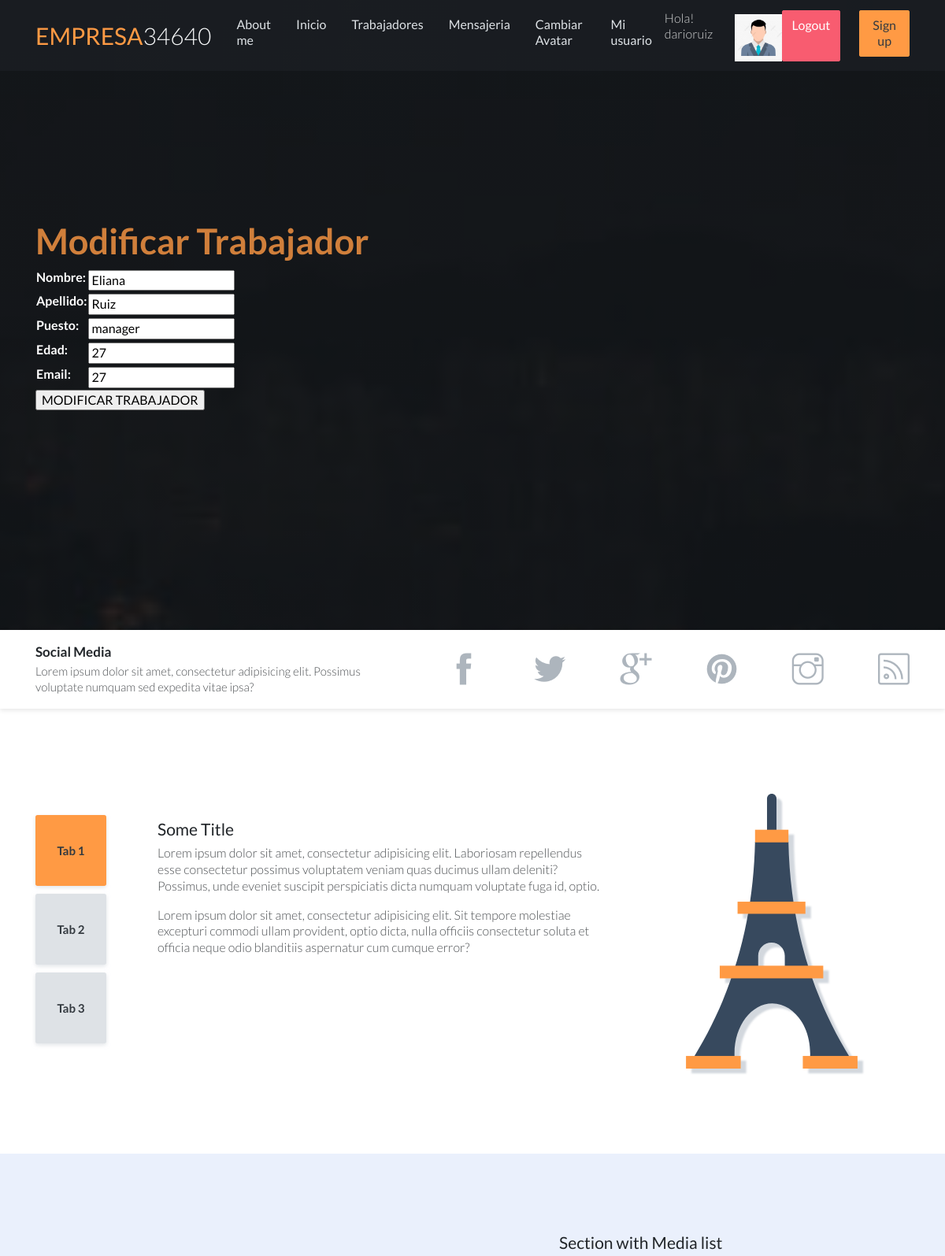
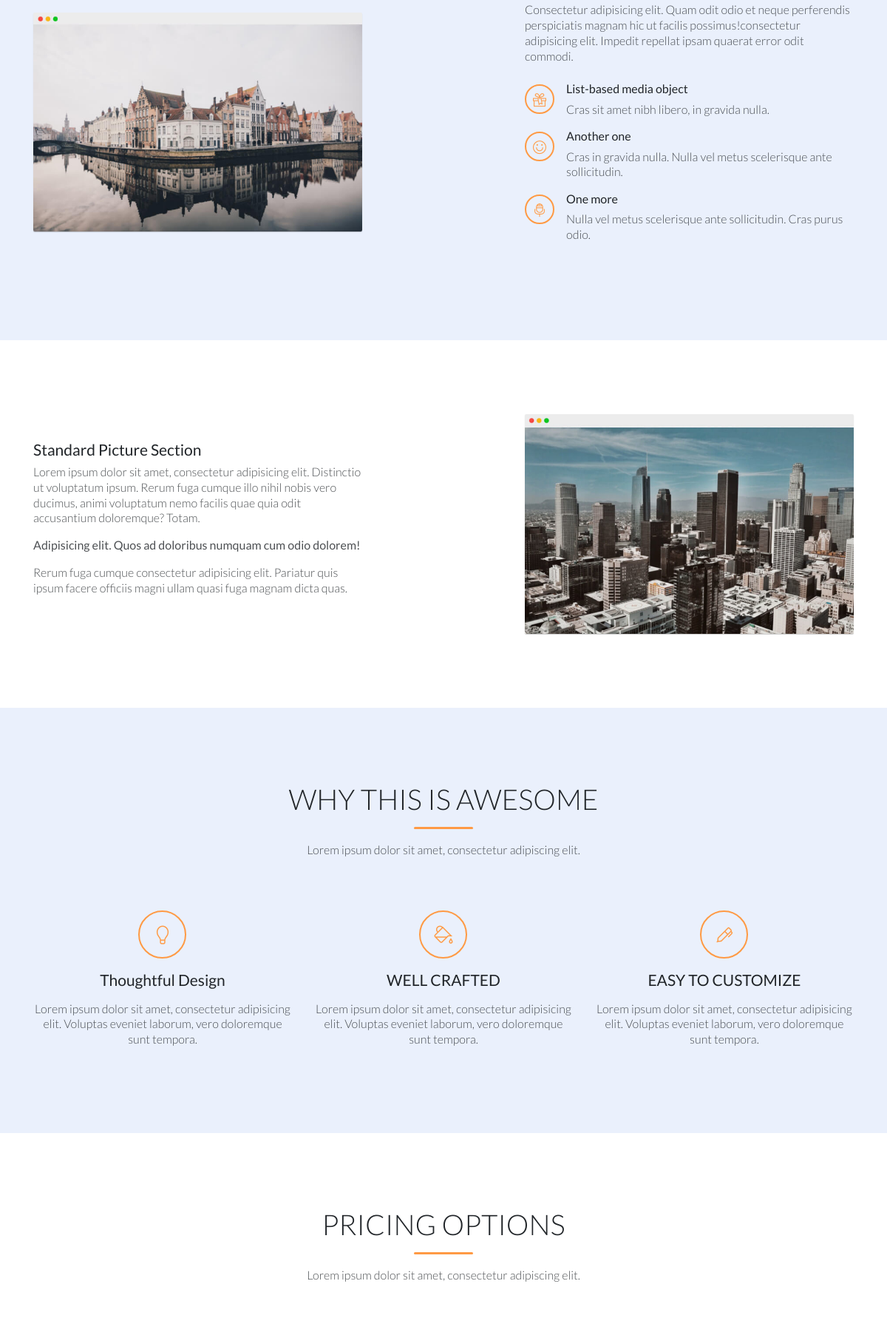
/ApkFinal1/Trabajadoredit/3 (signed in, upper part), run on the app's committed database (2 pictures, top to bottom).
### ApkFinal1/models.py (models this page shows, shortened)
class Trabajador(models.Model):
    nombre = models.CharField(max_length=50)
    apellido = models.CharField(max_length=50)
    puesto = models.CharField(max_length=50)
    edad = models.IntegerField()
    email = models.EmailField()

### ApkFinal1/views.py (the view)
# urls.py: path("Trabajadoredit/<id>", views.EditTrabajadores, name = "Trabajadoredit"),
@login_required
def EditTrabajadores(request, id):
    trabajador = Trabajador.objects.get(id = id)
    if request.method == "POST":
        form = TrabajadorForm(request.POST)
        if form.is_valid():
            info = form.cleaned_data
            trabajador.nombre = info["nombre"]
            trabajador.apellido = info["apellido"]
            trabajador.puesto = info["puesto"]
            trabajador.edad = info["edad"]
            trabajador.email = info["email"]
            trabajador.save()
            return render(request, "AppCoder/Viewtrabajadores.html",{"mensaje2": "trabajador editado correctamente"})
        else:
            return render(request, "AppCoder/Trabajadoredit.html", {"mensaje2": "Error al editar trabajador"})
    else:
        formulario = TrabajadorForm(initial={"nombre":trabajador.nombre, "apellido": trabajador.apellido, "puesto": trabajador.puesto, "edad": trabajador.edad, "email": trabajador.edad})
    return render(request, "AppCoder/Trabajadoredit.html",{"form": formulario, "trabajador":trabajador,"imagen":ObtenerImagen(request)})

### ApkFinal1/forms.py
class TrabajadorForm(forms.Form):
    nombre = forms.CharField(max_length=50)
    apellido = forms.CharField(max_length=50)
    puesto = forms.CharField(max_length=50)
    edad = forms.IntegerField()
    email = forms.EmailField()

### ApkFinal1/views.py (called while the page is built)
def ObtenerImagen(request):
    lista = Avatar.objects.filter(user = request.user)
    if len(lista) !=0:
        imagen = lista[0].imagen.url
    else:
         imagen = "/media/avatares/avatarpredeterminado.png"
    return imagen

### ApkFinal1/Templates/AppCoder/Trabajadoredit.html (shortened to what this page needs)
{% extends 'AppCoder/padre.html' %}
{% load  static %}
{% block contenido_que_cambia %}
<h3 class="header-title"><strong class="text-primary">Modificar Trabajador</strong></h3>
{% endblock  %}
{% block contenido %}
<form action="{% url "Trabajadoredit" trabajador.id %}" method= "POST"> {% csrf_token %}
<table>
    {{ form.as_table }}
</table>
<input type="submit" value="MODIFICAR TRABAJADOR">
</form>
{% endblock  %}

### ApkFinal1/Templates/AppCoder/padre.html (shortened to what this page needs)
<!DOCTYPE html>
<html lang="en">
<head>
    {% load static %}
    <link rel="stylesheet" href="assets/vendors/themify-icons/css/themify-icons.css">
	<link href = "{% static "AppCoder/css/styles.css" %}"  rel="stylesheet"  >
</head>
<body data-spy="scroll" data-target=".navbar" data-offset="40" id="home">
    <nav id="scrollspy" class="navbar page-navbar navbar-dark navbar-expand-md fixed-top" data-spy="affix" data-offset-top="20">
        <div class="container">
            <a class="navbar-brand" href="{% url 'Inicio' %}"><strong class="text-primary">EMPRESA</strong><span class="text-light">34640</span></a>
            <div class="collapse navbar-collapse" id="navbarSupportedContent">
                <ul class="navbar-nav ml-auto">
                    <li class="nav-item">
                        <a class="nav-link" href= "{% url "AcercaDeMi" %}">About me</a>
                    </li>
                    <li class="nav-item">
                        <a class="nav-link" href= "{% url "Inicio" %}" >Inicio</a>
                    </li>
                    <li class="nav-item">
                        <a class="nav-link" href= "{% url "Viewtrabajadores" %}" >Trabajadores</a>
                    </li>
                    <li class="nav-item">
                        <a class="nav-link" href= "{% url "Mensajeria" %}" >Mensajeria</a>
                    </li>
                    <li class="nav-item">
                        {% if user.is_authenticated %}
                        <li class="nav-item">
                            <a class="nav-link" href= "{% url "Avataredit" %}" >Cambiar Avatar</a>
                        </li>
                        <li class="nav-item">
                            <a class="nav-link" href= "{% url "Usuarios" %}" >Mi usuario</a>
                        </li>
                            <p style = "color:white;"> Hola! {{ user.username }} </p>
                            <img src= "{{ imagen }}" class= "img"alt="">
                            <a class="btn btn-danger" href= "{% url "Logout" %}" > Logout</a>
                        {% else %}
                            <a class="btn btn-success" href= "{% url "Login" %}" >Login</a>
                            {% endif %}
                    </li>
                    <li class="nav-item">
                        <a class="nav-link btn btn-primary text-dark shadow-none ml-md-4" href="{% url 'Registro' %}">Sign up</a>
                    </li>
                </ul>
            </div>
        </div>
    </nav>
    <header class="header d-flex justify-content-center">
        <div class="container">
            <div class="row h-100 align-items-center">
                <div class="col-md-7">
                    <div class="header-content">
                        {% block contenido_que_cambia %}
                        {%endblock%}
                        {% block contenido %}
                        {% endblock  %}
                    </div>
                </div>
            </div>
        </div>
    </header>
    <div class="social-wrapper" id="features">
        <div class="container">
            <div class="social-txt">
                <h6 class="title">Social Media</h6>
                <p class="subtitle">Lorem ipsum dolor sit amet, consectetur adipisicing elit. Possimus voluptate numquam sed expedita vitae ipsa?</p>
            </div>
            <div class="social-links">
                <a href="javascript:void(0)" class="link"><i class="ti-facebook"></i></a>
                <a href="javascript:void(0)" class="link"><i class="ti-twitter-alt"></i></a>
                <a href="javascript:void(0)" class="link"><i class="ti-google"></i></a>
                <a href="javascript:void(0)" class="link"><i class="ti-pinterest-alt"></i></a>
                <a href="javascript:void(0)" class="link"><i class="ti-instagram"></i></a>
                <a href="javascript:void(0)" class="link"><i class="ti-rss"></i></a>
            </div>
        </div>
    </div>
    <section class="section">
        <div class="container">
            <div class="row justify-content-around">
                <div class="col-lg-8">
                    <div class="tabs-container">
                        <ul class="nav tab-nav" id="pills-tab">
                            <li class="item">
                                <a class="link active" id="pills-home-tab" data-toggle="pill" href="{% url 'Noencontrada' %}" aria-selected="true">Tab 1</a>
                            </li>
                            <li class="item">
                                <a class="link" id="pills-profile-tab" data-toggle="pill" href="{% url 'Noencontrada' %}"aria-selected="false">Tab 2</a>
                            </li>
                            <li class="item">
                                <a class="link" id="pills-contact-tab" data-toggle="pill" href="{% url 'Noencontrada' %}"aria-selected="false">Tab 3</a>
                            </li>
                        </ul>
                        <div class="tab-content">
                            <div class="tab-pane fade show active" id="pills-home">
                                <h4 class="title">Some Title</h4>
                                <p>Lorem ipsum dolor sit amet, consectetur adipisicing elit. Laboriosam repellendus esse consectetur possimus voluptatem veniam quas ducimus ullam deleniti? Possimus, unde eveniet suscipit perspiciatis dicta numquam voluptate fuga id, optio.</p>
                                <p>Lorem ipsum dolor sit amet, consectetur adipisicing elit. Sit tempore molestiae excepturi commodi ullam provident, optio dicta, nulla officiis consectetur soluta et officia neque odio blanditiis aspernatur cum cumque error?</p>
                            </div>
                        </div>
                    </div>
                </div>
                <div class="col-lg-4 d-none d-lg-block align-self-center">
                    <img src="assets/imgs/eiffel-tower.svg" alt="" class="w-100 tower">
                </div>
            </div>
        </div>
    </section>
    <section class="section">
        <div class="container">
            <div class="row justify-content-between">
                <div class="col-md-5 align-self-center mb-4 mb-md-0">
                    <img src="assets/imgs/img.jpg" alt="" class="shadow w-100">
                </div>
                <div class="col-md-6 col-lg-5">
                    <h6 class="title">Section with Media list</h6>
                    <p>Consectetur adipisicing elit. Quam odit odio et neque perferendis perspiciatis magnam hic ut facilis possimus!consectetur adipisicing elit. Impedit repellat ipsam quaerat error odit commodi.</p>
                    <ul class="list-unstyled mt-4">
                        <li class="media">
                            <div class="circle-40 mr-3 mt-1"><i class="ti-gift"></i></div>
                            <div class="media-body">
                                <h6 class="mb-2">List-based media object</h6>
                                <p>Cras sit amet nibh libero, in gravida nulla.</p>
                            </div>
                        </li>
                        <li class="media">
                            <div class="circle-40 mr-3 mt-1"><i class="ti-face-smile"></i></div>
                            <div class="media-body">
                                <h6 class="mb-2">Another one</h6>
                                <p>Cras in gravida nulla. Nulla vel metus scelerisque ante sollicitudin.</p>
                            </div>
                        </li>
                        <li class="media">
                            <div class="circle-40 mr-3 mt-1"><i class="ti-microphone"></i></div>
                            <div class="media-body">
                                <h6 class="mb-2">One more</h6>
                                <p>Nulla vel metus scelerisque ante sollicitudin. Cras purus odio.</p>
                            </div>
                        </li>
                    </ul>
                </div>
            </div>
        </div>
    </section>
    <section class="section">
        <div class="container">
            <div class="row justify-content-between">
                <div class="col-md-6 col-lg-5 align-self-center">
                    <h6 class="title">Standard Picture Section</h6>
                    <p>Lorem ipsum dolor sit amet, consectetur adipisicing elit. Distinctio ut voluptatum ipsum. Rerum fuga cumque illo nihil nobis vero ducimus, animi voluptatum nemo facilis quae quia odit accusantium doloremque? Totam.</p>
                    <p><strong>Adipisicing elit. Quos ad doloribus numquam cum odio dolorem!</strong></p>
                    <p>Rerum fuga cumque consectetur adipisicing elit. Pariatur quis ipsum facere officiis magni ullam quasi fuga magnam dicta quas.</p>
                </div>
                <div class="col-md-5 mt-4 mt-md-0">
                    <img src="assets/imgs/img1.jpg" alt="" class="shadow w-100">
                </div>
            </div>
        </div>
    </section>
    <section class="section" id="about">
        <div class="container text-center">
            <h6 class="display-4 has-line">WHY THIS IS AWESOME</h6>
            <p class="mb-5 pb-4">Lorem ipsum dolor sit amet, consectetur adipiscing elit.</p>
            <div class="row">
                <div class="col-lg-4">
                    <div class="circle-100 mb-3"><i class="ti-light-bulb"></i></div>
                    <h6 class="title mb-3">Thoughtful Design</h6>
                    <p>Lorem ipsum dolor sit amet, consectetur adipisicing elit. Voluptas eveniet laborum, vero doloremque sunt tempora.</p>
                </div>
                <div class="col-lg-4">
                    <div class="circle-100 mb-3"><i class="ti-paint-bucket"></i></div>
                    <h6 class="title mb-3">WELL CRAFTED</h6>
                    <p>Lorem ipsum dolor sit amet, consectetur adipisicing elit. Voluptas eveniet laborum, vero doloremque sunt tempora.</p>
                </div>
                <div class="col-lg-4">
                    <div class="circle-100 mb-3"><i class="ti-marker-alt"></i></div>
                    <h6 class="title mb-3">EASY TO CUSTOMIZE</h6>
                    <p>Lorem ipsum dolor sit amet, consectetur adipisicing elit. Voluptas eveniet laborum, vero doloremque sunt tempora.</p>
                </div>
            </div>
        </div>
    </section>
    <section class="section" id="pricing">
        <div class="container text-center">
            <h6 class="display-4 has-line">PRICING OPTIONS</h6>
            <p class="mb-5 pb-4">Lorem ipsum dolor sit amet, consectetur adipiscing elit.</p>
        </div>
    </section>
</body>
</html>

### ApkFinal1/Templates/AppCoder/padre.html (style rules this page uses)
.img { margin-top: 5px; margin-left: 20px; width: px; height: 60px; }

### data on the page
Trabajador: nombre "Eliana", apellido "Ruiz", puesto "manager", edad "27", email "27"

### other printed values
{{ user.username }} "darioruiz"
